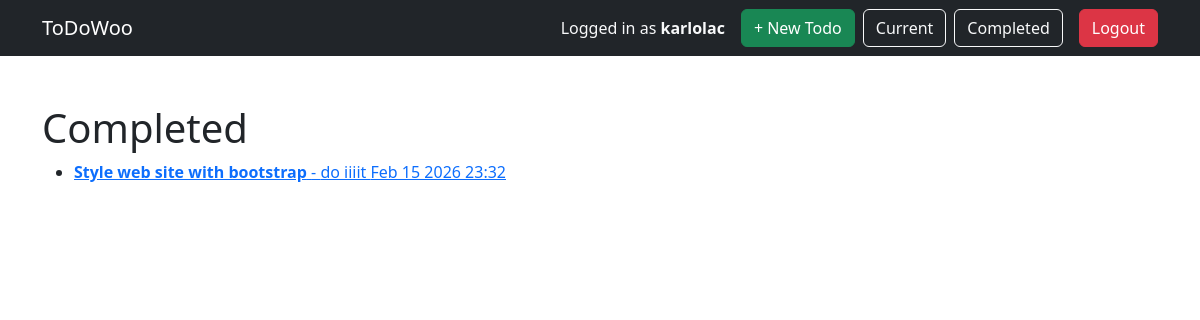
Page /completed/ (signed in) on the committed database.
### todo/models.py (models this page shows, shortened)
class Todo(models.Model):
    title=models.CharField(max_length=100)
    memo=models.TextField(blank=True)
    created_at=models.DateTimeField(auto_now_add=True)
    date_completed=models.DateTimeField(null=True,blank=True)
    important=models.BooleanField(default=False)
    user=models.ForeignKey(User,on_delete=models.CASCADE)

### todo/views.py (the view)
# urls.py: path('completed/',views.completedtodos, name="completedtodos"),
@login_required
def completedtodos(request):
    todos=Todo.objects.filter(user=request.user,date_completed__isnull=False).order_by('-date_completed')
    return render(request,'todo/completedtodos.html',{'todos':todos})

### todo/templates/todo/completedtodos.html
{% extends 'todo/base.html' %}
{% block content %}
<br>
<h1>Completed</h1>
<ul>
    {% for todo in todos %}
    <li>
        <a href="{% url 'viewtodo' todo.id  %}">
        {% if todo.important %}<b>{% endif%} {{ todo.title }}{% if todo.important %}</b>{% endif%}
        {% if todo.memo %} - {{ todo.memo }} {% endif %}
        {{ todo.date_completed|date:"M j Y H:i" }}
        </a>
    </li>
    {% endfor %}
</ul>
{% endblock %}

### todo/templates/todo/base.html (shortened to what this page needs)
<!doctype html>
<html lang="en">
<head>
    <link href="https://cdn.jsdelivr.net/npm/bootstrap@5.3.2/dist/css/bootstrap.min.css"
          rel="stylesheet">
</head>
<body>
<nav class="navbar navbar-expand-lg navbar-dark bg-dark">
    <div class="container">
        <a class="navbar-brand" href="{% url 'currenttodos' %}">
            ToDoWoo
        </a>
        <div class="collapse navbar-collapse justify-content-end">
            {% if user.is_authenticated %}
                <span class="navbar-text me-3 text-light">
                    Logged in as <strong>{{ user.username }}</strong>
                </span>
                <a class="btn btn-success me-2" href="{% url 'createtodo' %}">
                    + New Todo
                </a>
                <a class="btn btn-outline-light me-2" href="{% url 'currenttodos' %}">
                    Current
                </a>
                <a class="btn btn-outline-light me-3" href="{% url 'completedtodos' %}">
                    Completed
                </a>
                <form action="{% url 'logoutuser' %}" method="POST" class="d-inline">
                    <button type="submit" class="btn btn-danger">
                        Logout
                    </button>
                </form>
            {% endif %}
        </div>
    </div>
</nav>
<div class="container mt-4">
    {% block content %}
    {% endblock %}
</div>
</body>
</html>

### rows in the picture
Todo: title "Style web site with bootstrap", memo "do iiiit", date_completed "Feb 15 2026 23:32"

### other values in the picture
{{ user.username }} "karlolac"
